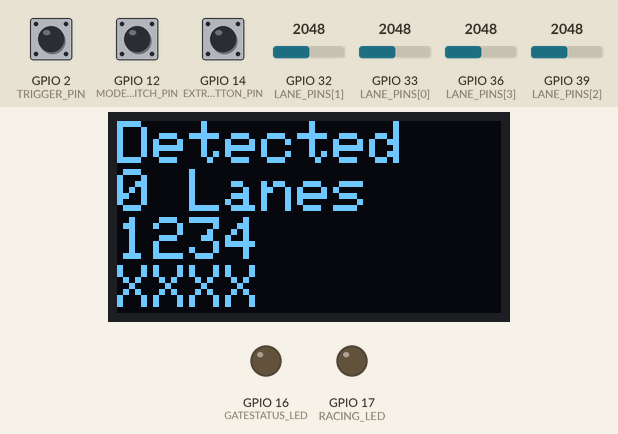
A program run on a simulated ESP32. Parts: 128×64 one-colour display, output pins drawn as LEDs (lit = HIGH). The test bench sets the inputs (shaded band); at power-on: GPIO 2 (TRIGGER_PIN) HIGH, GPIO 12 (MODESWITCH_PIN) HIGH, GPIO 14 (EXTRABUTTON_PIN) HIGH, GPIO 32 (LANE_PINS[1]) = 2048, GPIO 33 (LANE_PINS[0]) = 2048, GPIO 36 (LANE_PINS[3]) = 2048, GPIO 39 (LANE_PINS[2]) = 2048. What the program prints to the serial monitor is not drawn.

Above: at 1.3 s.
1.4 s: GPIO 2 (TRIGGER_PIN) pulled LOW for 1 s
At 2.8 s:
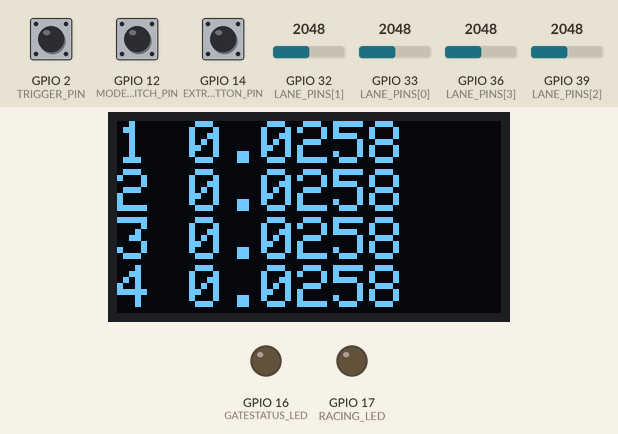
3.9 s: GPIO 12 (MODESWITCH_PIN) pulled LOW for 0.15 s
At 5.0 s:
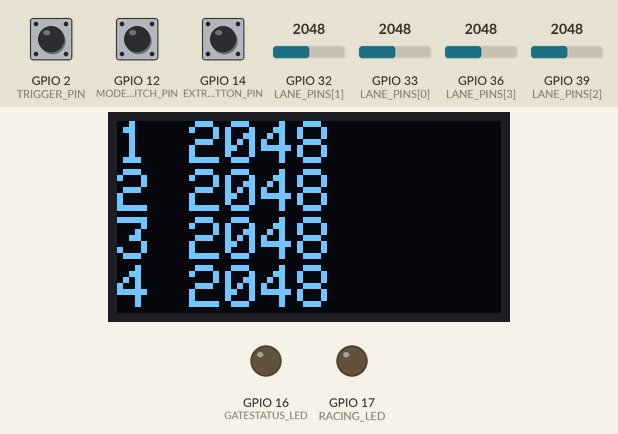
5.5 s: GPIO 14 (EXTRABUTTON_PIN) pulled LOW for 0.15 s
At 5.73 s:
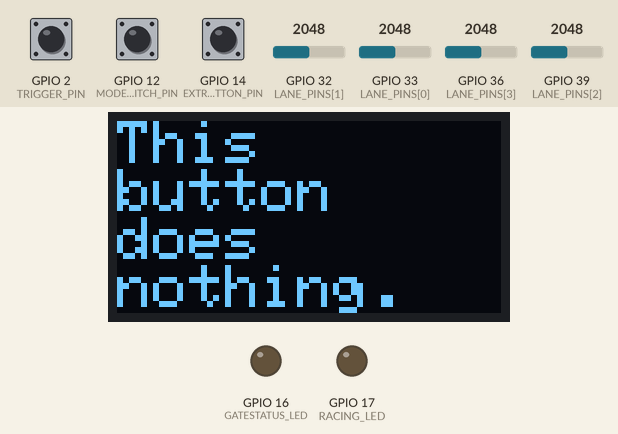
7.3 s: GPIO 2 (TRIGGER_PIN) pulled LOW for 3.2 s
At 8.0 s:
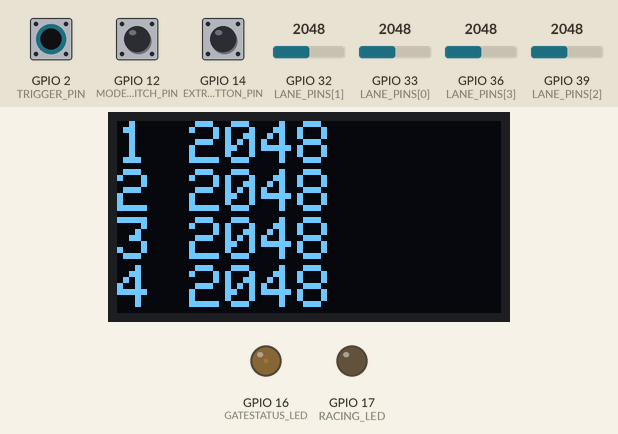
12.1 s: GPIO 14 (EXTRABUTTON_PIN) pulled LOW for 3.2 s
At 12.7 s:
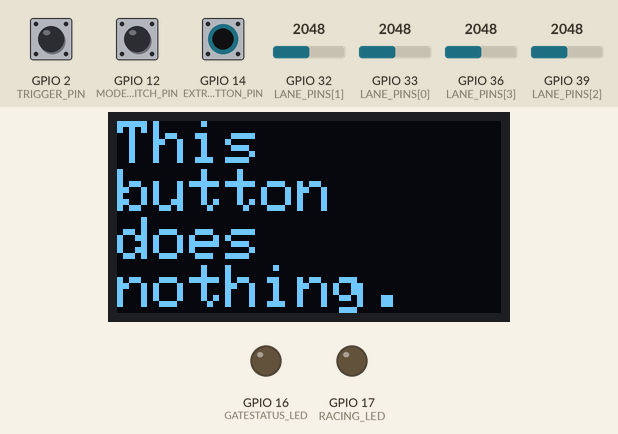
16.9 s: GPIO 2 (TRIGGER_PIN) driven LOW and GPIO 14 (EXTRABUTTON_PIN) driven LOW
At 17.5 s:
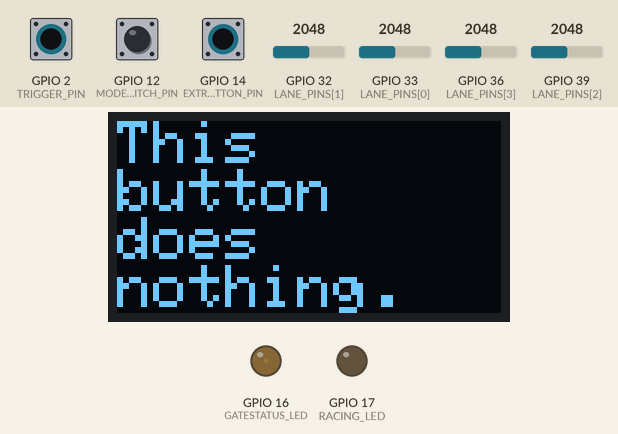
Timing chart, 0 to 19.5 s (numbered marks = the images above; inputs shaded):
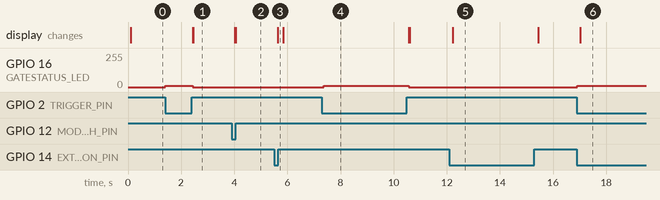

The program:

main.cpp
```cpp
#include <Arduino.h>
#include <Bounce2.h>
#include <SPI.h>
#include <Wire.h>
#include <TimerScreen.h>

// ESP32 WROOM32 Lolin Pinout: https://www.mischianti.org/wp-content/uploads/2020/11/ESP32-WeMos-LOLIN32-pinout-mischianti.png
// More Details: https://www.mischianti.org/2021/07/30/esp32-wemos-lolin32-lite-high-resolution-pinout-and-specs/
#define TRIGGER_PIN 2                   //connect to GND
#define RACING_LED 17                   //connect negative/cathode lead to GND
#define RACING_LED_CHANNEL 1
#define GATESTATUS_LED 16               //connect negative/cathode lead to GND
#define GATESTATUS_LED_CHANNEL 0        //for PWM Dimming
#define MODESWITCH_PIN 12               //connect to GND
#define EXTRABUTTON_PIN 14              //future use, connect to GND
#define SENSOR_THRESHOLD 3500
#define MAX_RACE_TIME_IN_SECONDS 9.9999
#define BRIGHTNESS_LOW 10
#define BRIGHTNESS_OFF 0

// https://grandprix-software-central.com/index.php/software/faq/faq/95-gprm-custom - Details for GPRM
#define COMMAND_GATE_CHECK 'G'                         //This command will ask the timer to check if the start gate is open or not.
#define COMMAND_TIMER_RESET 'R'                        //This command will tell the timer to reset itself so it is ready for the next heat. Any results or indications of finish order should be cleared from the computer screen and the timer's display.
#define COMMAND_FORCE_DATA_SEND 'F'                    //This command is used if you want to halt the timing (e.g. a car doesn't finish or there is an empty lane). If supported by the timer, pressing the Escape key will prompt the timer to return whatever data that it does have. In this case, any cars that had not finished will be given the maximum time. This command is not necessary if the timer sends the data for a lane as soon as the lane has finished timing. If the timer doesn't support this command, then you must wait until the timer times out before the results will be displayed on screen.
const char *RESPONSE_TIMER_READY = "READY";            //This command will tell the timer to reset itself so it is ready for the next heat. Any results or indications of finish order should be cleared from the computer screen and the timer's display.
const char *RESPONSE_GATE_OPEN = "GATE OPEN";          //This is the response that the timer will send back to indicate that the start gate is open.
const char *RESPONSE_GATE_CLOSED = "GATE CLOSED";      //This is the response that the timer will send back to indicate that the start gate is closed.
const char *RESPONSE_TIMER_STARTED_MESSAGE = "RACING"; //This is the message that the timer will send back to indicate that the heat has started (start gate has opened).
const uint8_t LANE_PINS[8] = {33, 32, 39, 36, 34, 35, 25, 26}; // 1st four are right, unsure about the rest
const short SCREENMODE_LANETIMES = 0;
const short SCREENMODE_SENSOR_OUTPUT = 1;
const short SCREENMODE_LANE_SUMMARY = 2;
const short SCREENMODE_SOFTWARE_IS_RACE_READY = 3;
const unsigned long MAX_LONG = 4294967295;
short LED_PIN = LED_BUILTIN;

using namespace std;

enum LaneStatus
{
  Racing,
  Finished,
  TooSlow,
  NotInUse // lane cannot be found during boot
};
enum TriggerStatus // aka Gate
{
  ReadyToRelease,
  Released
};
enum RaceStatus
{
  Idle,
  RaceInProgress,
  RaceDone
};
struct LaneInfo
{
  unsigned int pin;
  int laneNumber;
  LaneStatus status;
  unsigned long finishTime;
  unsigned long raceDuration;
};


// Global Variables
RaceStatus raceStatus;
TriggerStatus triggerStatus;

unsigned long raceBegin = 0;
unsigned long raceEnd = 0;
short NUM_LANES = 4; // Number of lanes the device is capable to monitor.
short screenMode = 0;

TimerScreen screen;
Bounce trigger = Bounce();
Bounce screenModeButton = Bounce();
Bounce extraButton = Bounce();
vector<LaneInfo> Lanes; // essentially an array of Lanes

// Computes the time in seconds from beginning of race
float getTimeInSeconds(long durationInMicros)
{
  return (durationInMicros / 1000000.0);
}

// Computes the time in seconds from beginning of race
unsigned long computeDuration(unsigned long raceBeginTime, unsigned long endTime)
{
  unsigned long durationInMicros = 0;
  if (endTime < raceBeginTime)
  {
    // We overflowed the micros() limit (about every 50 minutes of ON time)
    durationInMicros = (MAX_LONG - raceBeginTime) + endTime;
  }
  else
  {
    durationInMicros = endTime - raceBeginTime;
  }
  return durationInMicros;
}

RaceStatus checkForTooLongOfARace()
{
  unsigned long currentMicros = micros();
  long currentDuration = computeDuration(raceBegin, currentMicros);
  if (getTimeInSeconds(currentDuration) > MAX_RACE_TIME_IN_SECONDS)
  {
    // Abort race, too long;
    for (auto& lane : Lanes)
    {
      if (lane.status != Finished)
      {
        lane.raceDuration = (MAX_RACE_TIME_IN_SECONDS * 1000000);
        lane.finishTime = 0;
        lane.status = TooSlow;
      }
    }
    raceEnd = currentMicros;
    return RaceDone;
  }
  return RaceInProgress;
}

RaceStatus pollLanes()
{
  // Poll lanes
  unsigned short int finishCount = 0;
  unsigned long currentMicros = micros();
  for (auto& lane : Lanes)
  {
    if (lane.status == Racing)
    {
      uint16_t sensorValue = analogRead(LANE_PINS[lane.pin]);
      // if (random(1, 10000) > 3) sensorValue = SENSOR_THRESHOLD + 1; //introduce some randomness for testing the sort. hey, wheres the unit tests?
      if (sensorValue < SENSOR_THRESHOLD)
      {
        // Sensor tripped, record time
        lane.finishTime = currentMicros;
        lane.raceDuration = computeDuration(raceBegin, currentMicros);
        lane.status = Finished;
        finishCount++;
      }
    }
    else
    {
      // Lane is already finished
      finishCount++;
    }
  }
  if (finishCount >= NUM_LANES)
  {
    raceEnd = micros();
    return RaceDone;
  }

  return checkForTooLongOfARace();
}

void initializeLanesForRacing(LaneStatus newLaneStatus)
{
  for (auto& lane : Lanes)
  {
    lane.finishTime = 0;
    lane.raceDuration = 0;
    lane.status = newLaneStatus;
  }
}

TriggerStatus getTriggerStatus(int input)
{
  if (input == LOW)
  {
    return ReadyToRelease;
  }
  return Released;
}

void AdjustIndicatorLED(short channel, short brightness) {
  ledcWrite(channel, brightness);
}

void detectPresenceOfLanes() {
    // Clear and reserve space in the Lanes vector/array
    Lanes.clear();
    Lanes.reserve(NUM_LANES);

    // Detect and register lanes
    unsigned short int activeLaneCount = 0;
    for (unsigned short int i = 0; i < NUM_LANES; i++)
    {
      uint16_t sensorValue = analogRead(LANE_PINS[i]);
      LaneStatus ls = Finished;
      if (sensorValue < SENSOR_THRESHOLD) {
        ls = NotInUse;
      } else {
        activeLaneCount++;
      }
      Lanes.push_back((struct LaneInfo){.pin=i, .laneNumber=i+1, .status=ls, .finishTime = 0, .raceDuration = 0});
    }

    char buffer[200];
    String result;
    result.clear();

    sprintf(buffer,"Detected\n%d Lanes\n", activeLaneCount);
    result.concat(buffer);

    // List Lane Numbers
    for (auto& lane : Lanes)
    {
      sprintf(buffer,"%i", lane.laneNumber);
      result.concat(buffer);
    }

    result.concat('\n');

    // List Lane Status
    for (auto& li : Lanes)
    {
      if (li.status == NotInUse) {
        sprintf(buffer,"X");
      } else {
        sprintf(buffer,"%i", li.laneNumber);
      }

      result.concat(buffer);
    }

    // Output to Screen
    Serial.println(result);
    screen.displayResults(result);
}

void setup()
{
  Serial.begin(9600);
  raceStatus = Idle;

  // LED SETUP
  pinMode(LED_PIN, OUTPUT);
  digitalWrite(LED_PIN, LOW);

  // INDICATOR LED SETUP, driven by PWM
  ledcSetup(GATESTATUS_LED_CHANNEL, 2500, 8);
  ledcSetup(RACING_LED_CHANNEL, 2500, 8);
  ledcAttachPin(GATESTATUS_LED, GATESTATUS_LED_CHANNEL);
  ledcAttachPin(RACING_LED, RACING_LED_CHANNEL);

  // Screen Setup
  screen = TimerScreen();
  screen.setup();
  screen.print("Booted...");

  // Gate/Trigger Setup
  trigger.attach(TRIGGER_PIN, INPUT_PULLUP); // USE EXTERNAL PULL-UP
  trigger.interval(5); // DEBOUNCE INTERVAL IN MILLISECONDS
  trigger.update();
  triggerStatus = getTriggerStatus(trigger.read());

  // Screen Mode Button Toggler Setup
  screenModeButton.attach(MODESWITCH_PIN, INPUT_PULLUP); // USE EXTERNAL PULL-UP
  screenModeButton.interval(100); // DEBOUNCE INTERVAL IN MILLISECONDS
  screenModeButton.update();

  // Extra Button Setup
  extraButton.attach(EXTRABUTTON_PIN, INPUT_PULLUP); // USE EXTERNAL PULL-UP
  extraButton.interval(100); // DEBOUNCE INTERVAL IN MILLISECONDS
  extraButton.update();

  detectPresenceOfLanes();

}

// Sorting Functions
auto laneTimeSorterFunction = [](LaneInfo a, LaneInfo b) { return a.raceDuration < b.raceDuration; };
auto laneNumberSorterFunction = [](LaneInfo a, LaneInfo b) { return a.laneNumber < b.laneNumber; };

void outputRaceTimes()
{
  char buffer[200];
  String result;
  result.clear();

  sort(Lanes.begin(), Lanes.end(), laneTimeSorterFunction);

  for (auto& lane : Lanes) {
    sprintf(buffer,"%d %3.4f\n", lane.laneNumber, getTimeInSeconds(lane.raceDuration));
    result.concat(buffer);
  }
  Serial.println(result);
  screen.displayResults(result);
}

void outputSensorReadouts()
{
  char buffer[200];
  String result;
  result.clear();

  sort(Lanes.begin(), Lanes.end(), laneNumberSorterFunction);

  for (auto& lane : Lanes)
  {
    uint16_t sensorValue = analogRead(LANE_PINS[lane.pin]);
    sprintf(buffer,"%d %d\n", lane.laneNumber, sensorValue);
    result.concat(buffer);
  }
  screen.displaySensorReadout(result);
}


void updateLEDs()
{
  if (raceStatus == RaceInProgress)
  {
    digitalWrite(LED_PIN, LOW);
    AdjustIndicatorLED(RACING_LED_CHANNEL, BRIGHTNESS_LOW);
  }
  else
  {
    digitalWrite(LED_PIN, HIGH);
    AdjustIndicatorLED(RACING_LED_CHANNEL, BRIGHTNESS_OFF);
  }

  if (triggerStatus == ReadyToRelease) {
    AdjustIndicatorLED(GATESTATUS_LED_CHANNEL, BRIGHTNESS_LOW);
  }
  else
  {
    AdjustIndicatorLED(GATESTATUS_LED_CHANNEL, BRIGHTNESS_OFF);
  }
}

void processCurrentScreenMode() {
  switch (screenMode)
  {
    case SCREENMODE_LANETIMES:
      outputRaceTimes();
      break;
    case SCREENMODE_SENSOR_OUTPUT:
      detectPresenceOfLanes();
      break;
    case SCREENMODE_LANE_SUMMARY:
      detectPresenceOfLanes();
      break;
    case SCREENMODE_SOFTWARE_IS_RACE_READY:
      screen.print("Software\nawaiting\nrace\nstart.");
      break;
    default:
      Serial.println("Unknown screenMode");
      break;
  }
}

void loop()
{

  // Check for Gate Trigger
  trigger.update();
  if (trigger.changed())
  {
    int debouncedTriggerInput = trigger.read();
    triggerStatus = getTriggerStatus(debouncedTriggerInput);
    if (raceStatus != RaceInProgress && triggerStatus == Released)
    {
      raceBegin = micros();
      initializeLanesForRacing(Racing);
      Serial.println(RESPONSE_TIMER_STARTED_MESSAGE);
      raceStatus = RaceInProgress;
      screenMode = SCREENMODE_LANETIMES;
      screen.print("Race\nIn\nProgress");
      updateLEDs();
    }
  }

  // Button Presses
  extraButton.update();
  screenModeButton.update();

  if (extraButton.read() == LOW) {
    // Print message so user doens't think button is broken.
    // Shown only when button is held.
    screen.print("This\nbutton\ndoes\nnothing.");
  } else {
    if (screenModeButton.fell())
    {
      screenMode++;
      if(screenMode > 2) screenMode = 0;
      processCurrentScreenMode();
    }

    if(screenMode == SCREENMODE_SENSOR_OUTPUT) {
      outputSensorReadouts();
    }
  }

  if (extraButton.rose()) {
    // Returns screen to prior state
    processCurrentScreenMode();
  }

  // Update the LEDs to proper status
  updateLEDs();

  // Handle state changes
  switch (raceStatus)
  {
  case RaceInProgress:
    raceStatus = pollLanes();
    break;
  case RaceDone:
    screenMode = SCREENMODE_LANETIMES;
    outputRaceTimes();
    raceStatus = Idle;
    break;
  case Idle:
    break;
  default:
    Serial.println("Unknown Status");
    break;
  }

  // Sniff for incoming commands from software via the serial connection
  int incomingByte = 0; // for incoming serial data
  if (Serial.available() > 0)
  {
    // Read the incoming byte
    incomingByte = Serial.read();
    switch (incomingByte)
    {
    case COMMAND_GATE_CHECK:
      if (triggerStatus == ReadyToRelease)
      {
        Serial.println(RESPONSE_GATE_CLOSED);
      }
      else
      {
        Serial.println(RESPONSE_GATE_OPEN);
      }
      break;
    case COMMAND_FORCE_DATA_SEND:
      outputRaceTimes(); //TODO This really isn't fully/properly implemented.
      break;
    case COMMAND_TIMER_RESET:
      initializeLanesForRacing(Finished);
      if (triggerStatus == ReadyToRelease)
      {
        Serial.println(RESPONSE_TIMER_READY);
        screenMode = SCREENMODE_SOFTWARE_IS_RACE_READY;
        raceStatus = Idle;
        processCurrentScreenMode();
      }
      else
      {
        Serial.println(RESPONSE_GATE_OPEN);
      }
    default:
      break;
    }
  }
}
```

Measured:
- after the input at 1.4 s, GPIO 16 (GATESTATUS_LED): 0/255 → 10/255 at once, → 0/255 1.0 s later; the display: first changes after 1.0 s (image 1 shows a later state)
- after the input at 3.9 s, the display: first changes after 0.13 s (image 2 shows a later state)
- after the input at 5.5 s, the display: changes after 0.13 s (image 3)
- after the input at 7.3 s, GPIO 16 (GATESTATUS_LED): 0/255 → 10/255 after 0.07 s, → 0/255 3.2 s later
- after the input at 12.1 s, the display: changes after 0.13 s (image 5)
- after the input at 16.9 s, GPIO 16 (GATESTATUS_LED): 0/255 → 10/255 at once; the display: changes after 0.13 s (image 6)
